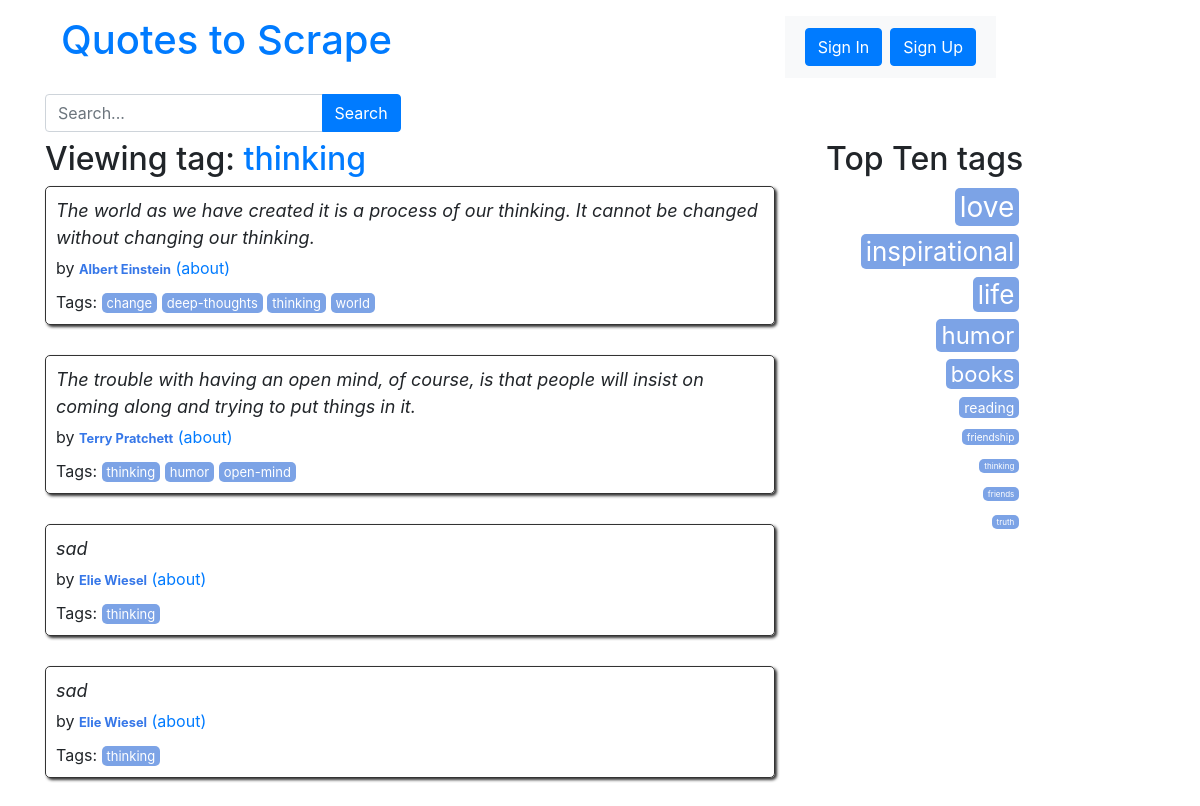
The page /tag/thinking/page/1/ on the database its author committed.
### quotes/models.py (models this page shows, shortened)
class Tag(models.Model):
    name = models.CharField(max_length=30, null=False, unique=True)

class Quote(models.Model):
    quote = models.TextField()
    tags = models.ManyToManyField(Tag)
    author = models.ForeignKey(Author, on_delete=models.CASCADE,
                               default=None, null=True)
    created_at = models.DateTimeField(auto_now_add=True)

class Author(models.Model):
    fullname = models.CharField(max_length=150)
    born_date = models.CharField(max_length=10)
    born_location = models.CharField(max_length=150)
    description = models.TextField()
    created_at = models.DateTimeField(auto_now_add=True)
    slug = models.SlugField(max_length=50, blank=True)

### quotes/views.py (the view)
def quotes_by_tag(request, tag_name, page=1):
    tag = Tag.objects.get(name=tag_name)
    quotes = Quote.objects.filter(tags=tag)
    per_page = 10
    paginator = Paginator(quotes, per_page)
    quotes_on_page = paginator.page(page)
    top_tags = get_top_tags()
    return render(
        request,
        "quotes/quotes_by_tag.html",
        context={"quotes": quotes_on_page, "tag": tag, "top_tags": top_tags},
    )

### quotes/views.py (called while the page is built)
def get_top_tags():
    top_tags = Tag.objects.annotate(num_quotes=Count("quote")).order_by("-num_quotes")[
        :10
    ]
    top_tags = [(tag, 2 * tag.num_quotes) for tag in top_tags]
    return top_tags

### quotes/templates/quotes/quotes_by_tag.html
{% extends 'quotes/base.html' %} {% load extract %} {% block content %}
<div class="row">
  <div class="col-md-8">
    <h2>
      Viewing tag:
      <a href="{% url 'quotes:quotes_by_tag' tag_name=tag.name page=1 %}"
        >{{ tag.name }}</a
      >
    </h2>
    {% for quote in quotes %}
    <div class="quote" itemscope="" itemtype="http://schema.org/CreativeWork">
      <span class="text" itemprop="text">{{ quote.quote }}</span>
      <span>
        by
        <small class="author" itemprop="author"
          >{{ quote.author.fullname }}</small
        >
        <a
          href="{% url 'quotes:author_page' author_slug=quote.author.fullname|slugify %}"
          >(about)</a
        >
      </span>
      <div class="tags">
        Tags: {% for tag in quote.tags.all %}
        <a
          class="tag"
          href="{% url 'quotes:quotes_by_tag' tag_name=tag.name page=1 %}"
          >{{ tag.name }}</a
        >
        {% endfor %}
      </div>
    </div>
    {% endfor %}
  </div>
  <div class="col-md-4 tags-box">
    {% include 'quotes/top_tags.html' with top_tags=top_tags %}
  </div>
</div>
{% endblock %}

### quotes/templates/quotes/top_tags.html
<div class="col-md-8 tags-box">
  <h2>Top Ten tags</h2>
  {% for tag, popularity in top_tags %}
  <span class="tag-item">
    <a
      class="tag"
      style="font-size: {{ popularity }}px"
      href="/tag/{{ tag.name }}/page/1"
      >{{ tag.name }}</a
    >
  </span>
  {% endfor %}
</div>

### quotes/static/quotes/styles.css (style rules this page uses)
.quote { padding: 10px; margin-bottom: 30px; border: 1px solid #333333; border-radius: 5px; box-shadow: 2px 2px 3px #333333; }
.quote span.text { display: block; margin-bottom: 5px; font-size: large; font-style: italic; }
.quote small.author { font-weight: bold; color: #3677e8; }
.quote .tags { margin-top: 10px; }
.tag { padding: 2px 5px; border-radius: 5px; color: white; font-size: small; background-color: #7ca3e6; }
.tags-box { text-align: right; }
.tag-item { display: block; margin: 4px; }
a { color: #4582ec; text-decoration: none; cursor: pointer; }

### rows shown on the page
Tag: name "thinking"
Quote: quote "The world as we have created it is a process of our thinking. It cannot be changed without changing our thinking.", author.fullname "Albert Einstein"
Tag: name "change"
Tag: name "deep-thoughts"
Tag: name "world"
Quote: quote "The trouble with having an open mind, of course, is that people will insist on coming along and trying to put things in it.", author.fullname "Terry Pratchett"
Tag: name "humor"
Tag: name "open-mind"
Quote: quote "sad", author.fullname "Elie Wiesel"
Quote: quote "sad", author.fullname "Elie Wiesel"
Tag: name "love"
Tag: name "inspirational"
Tag: name "life"
Tag: name "books"
Tag: name "reading"
Tag: name "friendship"
Tag: name "friends"
Tag: name "truth"
